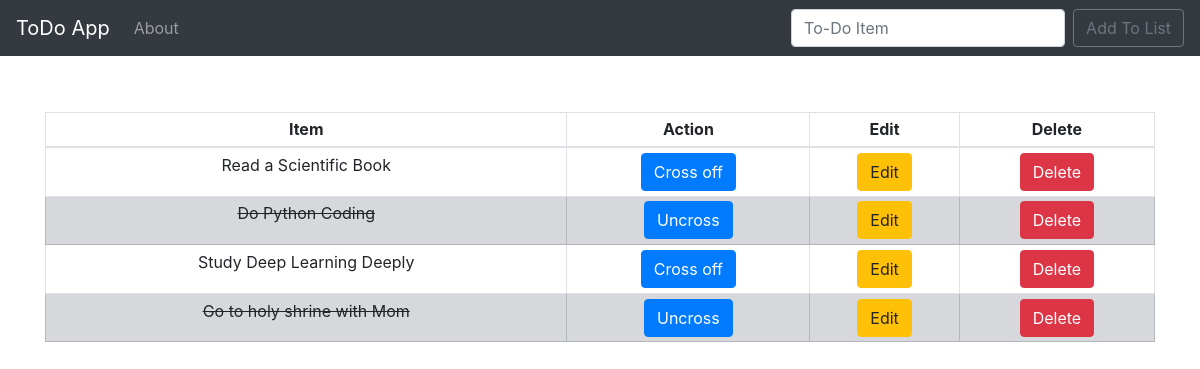
Before: / with the older database file.
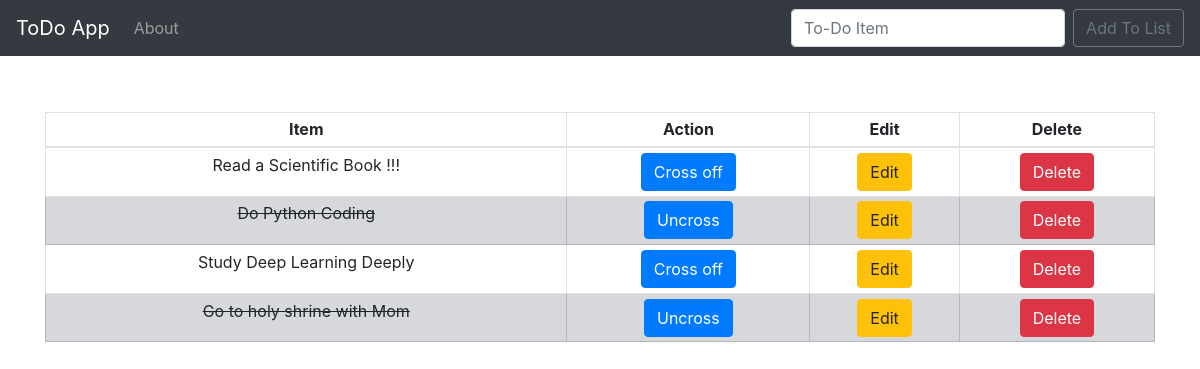
After: the same page with the newer database file.
### todo_list/models.py (models this page shows, shortened)
class List(models.Model):
    item = models.CharField(max_length=200)
    completed = models.BooleanField(default=False)

### todo_list/views.py (the view)
# urls.py: 2. Add a URL to urlpatterns:  path('', views.home, name='home')
def home(request):
    if request.method == "POST":
        form = ListForm(request.POST or None)
        if form.is_valid():
            form.save()
            messages.success(request, ('The item has been added to list successfully!'))
            all_items = List.objects.all
            return render(request, 'home.html', {'all_items': all_items})
    else:
        all_items = List.objects.all
        return render(request, 'home.html', {'all_items': all_items})

### todo_list/templates/home.html (shortened to what this page needs)
{% extends 'base.html' %}
{% block content %}
    <div class="content">
        {% if all_items %}
        <div class="table-responsive">
            <table class="table table-sm table-bordered">
                <thead>
                    <tr>
                    <th class="text-center" scope="col">Item</th>
                    <th class="text-center" scope="col">Action</th>
                    <th class="text-center" scope="col">Edit</th>
                    <th class="text-center" scope="col">Delete</th>
                    </tr>
                </thead>
                <tbody>
                {% for thing in all_items %}
                    {% if thing.completed %}
                        <tr class="table-secondary">
                            <td class="striker text-center">{{ thing.item }}</td>
                            <td class="text-center"><a class="btn btn-primary" href="{% url 'uncross' thing.id %}">Uncross</a></td>
                            <td class="text-center"><a class="btn btn-warning" href="{% url 'edit' thing.id %}">Edit</a></td>
                            <td class="text-center"><a class="btn btn-danger" href="{% url 'delete' thing.id %}">Delete</a></td>
                        </tr>
                    {% else %}
                    <tr>
                            <td class="text-center">{{ thing.item }}</td>
                            <td class="text-center"><a class="btn btn-primary" href="{% url 'cross_off' thing.id %}">Cross off</a></td>
                            <td class="text-center"><a class="btn btn-warning" href="{% url 'edit' thing.id %}">Edit</a></td>
                            <td class="text-center"><a class="btn btn-danger" href="{% url 'delete' thing.id %}">Delete</a></td>
                        </tr>
                    {% endif %}
                {% endfor %}
                </tbody>
            </table>
        </div>
        {% endif %}
    </div>
{% endblock content %}

Changed rows visible on the page:
changed List: item "Read a Scientific Book" → "Read a Scientific Book !!!"
